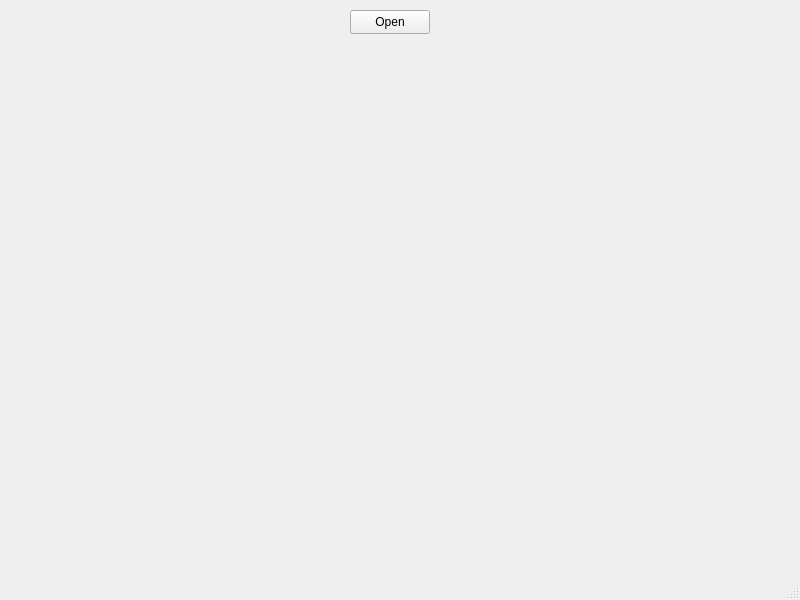
<?xml version="1.0" encoding="UTF-8"?>
<ui version="4.0">
 <class>MainWindow</class>
 <widget class="QMainWindow" name="MainWindow">
  <property name="geometry">
   <rect>
    <x>0</x>
    <y>0</y>
    <width>800</width>
    <height>600</height>
   </rect>
  </property>
  <property name="windowTitle">
   <string>MainWindow</string>
  </property>
  <widget class="QWidget" name="centralwidget">
   <widget class="QPushButton" name="openButton">
    <property name="geometry">
     <rect>
      <x>350</x>
      <y>10</y>
      <width>80</width>
      <height>24</height>
     </rect>
    </property>
    <property name="text">
     <string>Open</string>
    </property>
   </widget>
  </widget>
  <widget class="QMenuBar" name="menubar">
   <property name="geometry">
    <rect>
     <x>0</x>
     <y>0</y>
     <width>800</width>
     <height>26</height>
    </rect>
   </property>
  </widget>
  <widget class="QStatusBar" name="statusbar"/>
 </widget>
 <resources/>
 <connections/>
</ui>
